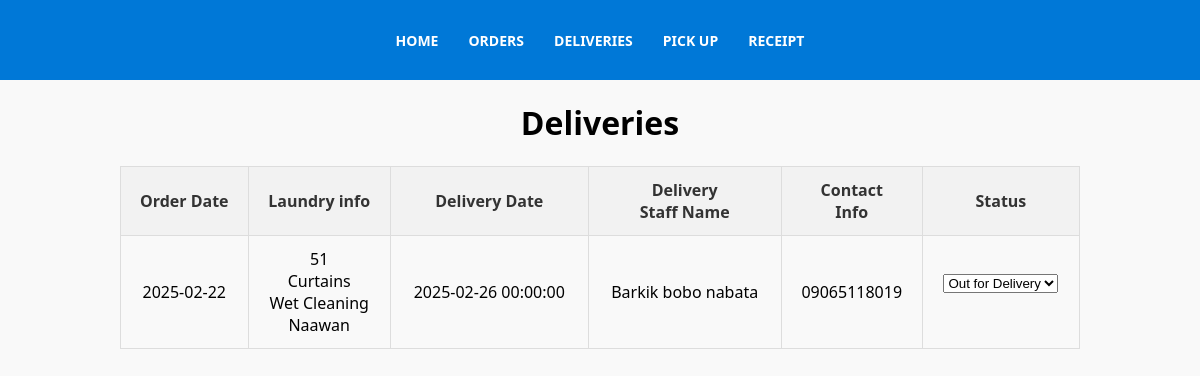
The app's page /htdocs/Delivery.php, older data.
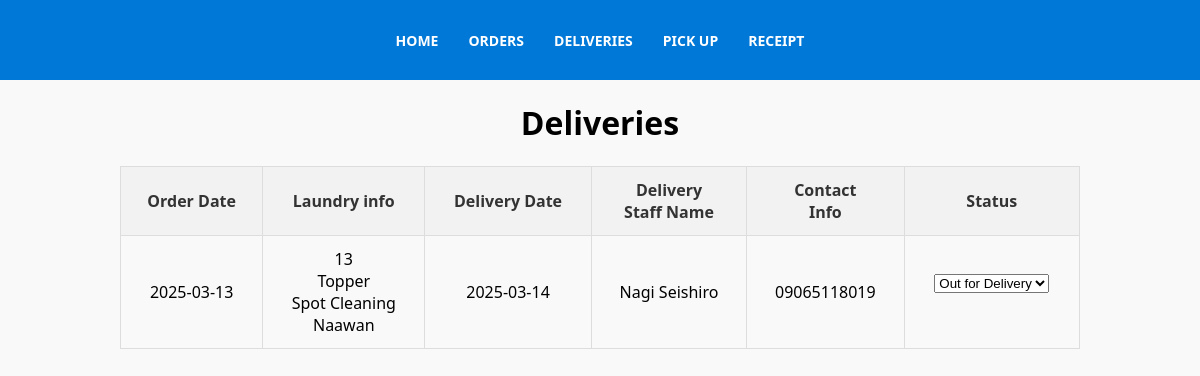
The same page, newer data.
### tables this page shows
CREATE TABLE `Delivery` (
  `Delivery_ID` int(11) NOT NULL AUTO_INCREMENT,
  `Delivery_date` date DEFAULT NULL,
  `Delivery_staff_name` varchar(40) DEFAULT NULL,
  `Contact_info` varchar(40) DEFAULT NULL,
  `Status` varchar(250) NOT NULL DEFAULT 'To be Delivered, Out for Delivery, Delivered',
  `Order_ID` int(11) NOT NULL,
  `Admin_ID` int(11) NOT NULL,
  PRIMARY KEY (`Delivery_ID`),
  KEY `Orders_Delivery` (`Order_ID`),
  KEY `Admin_Delivery` (`Admin_ID`),
  CONSTRAINT `Admin_Delivery` FOREIGN KEY (`Admin_ID`) REFERENCES `Admin` (`Admin_ID`),
  CONSTRAINT `Orders_Delivery` FOREIGN KEY (`Order_ID`) REFERENCES `Orders` (`Order_ID`)
);

CREATE TABLE `Orders` (
  `Order_ID` int(11) NOT NULL AUTO_INCREMENT,
  `Order_date` date NOT NULL,
  `Laundry_type` varchar(40) NOT NULL,
  `Laundry_quantity` varchar(40) NOT NULL,
  `Cleaning_type` varchar(40) NOT NULL,
  `Place` varchar(40) NOT NULL,
  `Priority_number` varchar(40) NOT NULL,
  `Status` varchar(250) NOT NULL DEFAULT 'Pending,In Progress, Completed, To be Delivered, Out for Delivery, Delivered, Ready for Pick up',
  `User_ID` int(11) DEFAULT NULL,
  `Admin_ID` int(11) DEFAULT NULL,
  PRIMARY KEY (`Order_ID`),
  KEY `User_Orders` (`User_ID`),
  KEY `Admin_Orders` (`Admin_ID`),
  CONSTRAINT `Admin_Orders` FOREIGN KEY (`Admin_ID`) REFERENCES `Admin` (`Admin_ID`),
  CONSTRAINT `User_Orders` FOREIGN KEY (`User_ID`) REFERENCES `User` (`User_ID`)
);

### htdocs/Delivery.php (the view, shortened to what this page needs)
<?php
include("db_connect.php");
include("Menu.php");
?>
<!DOCTYPE html>
<html lang="en">
<head>
</head>
<body>
    <h1>Deliveries</h1>
    <table>
        <tr>
            <th>Order Date</th>
            <th>Laundry info</th>
            <th>Delivery Date</th>
            <th>Delivery <br> Staff Name</th>
            <th>Contact <br> Info</th>
            <th>Status</th>
        </tr>
        <?php
        $sql = "SELECT Delivery.*, Orders.Place, Orders.Order_date, Orders.Laundry_type, Orders.Laundry_quantity, Orders.Cleaning_type
                FROM Delivery
                INNER JOIN Orders ON Delivery.Order_ID = Orders.Order_ID
                WHERE Delivery.Status != 'Delivered'";
        $result = mysqli_query($conn, $sql);
        if (mysqli_num_rows($result) > 0) {
            while ($row = mysqli_fetch_assoc($result)) {
                echo "<tr>";
                echo "<td>" . $row['Order_date'] . "</td>";
                echo "<td>" . $row['Laundry_quantity'] . "<br>" . $row['Laundry_type'] . "<br>" . $row['Cleaning_type'] . "<br>" . $row['Place'] . "</td>";
                echo "<td>" . $row['Delivery_date'] . "</td>";
                echo "<td>" . $row['Delivery_staff_name'] . "</td>";
                echo "<td>" . $row['Contact_info'] . "</td>";
                echo "<td>
                        <form method='POST'>
                            <input type='hidden' name='Delivery_ID' value='" . $row['Delivery_ID'] . "'>
                            <select name='status' onchange='this.form.submit()'>
                                <option value='Out for Delivery' " . ($row['Status'] == 'Out for Delivery' ? 'selected' : '') . ">Out for Delivery</option>
                                <option value='Delivered' " . ($row['Status'] == 'Delivered' ? 'selected' : '') . ">Delivered</option>
                            </select>
                        </form>
                    </td>";
                echo "</tr>";
            }
        } else {
            echo "<tr><td colspan='6'>No pending deliveries.</td></tr>";
        }
        ?>
    </table>
</body>
</html>

### htdocs/Menu.php (shortened to what this page needs)
<nav>
    <ul>
        <li><a href="home.php">Home</a></li>
        <li><a href="Orders.php">Orders</a></li>
        <li><a href="Delivery.php">Deliveries</a></li>
        <li><a href="Pickups.php">Pick Up</a></li>
        <li><a href="Receipts.php">Receipt</a></li>
     </ul>
        </nav>

### htdocs/Menu.php (style rules this page uses)
body { font-family: 'Segoe UI', Tahoma, Geneva, Verdana, sans-serif; margin: 0; padding: 0; }
nav { background-color: #0078d7; padding: 0px; }
nav ul { list-style: none; margin: 0; padding: 0; display: flex; justify-content: center; align-items: center; height: 80px; }
nav ul li { margin: 0 15px; }
nav ul li a { text-decoration: none; color: #fff; font-size: 14px; font-weight: bold; text-transform: uppercase; transition: color 0.3s ease; }

### htdocs/Delivery.php (style rules this page uses)
body { font-family: 'Segoe UI', Tahoma, Geneva, Verdana, sans-serif; background-color: #f9f9f9; margin: 0; padding: 0; }
h1 { text-align: center; color: black; }
table { width: 80%; margin: 0 auto; border-collapse: collapse; background-color: #fff; }
table th, table td { padding: 12px; text-align: center; border: 1px solid #ddd; }
table th { background-color: #f2f2f2; font-weight: bold; color: #333; }
table tr:nth-child(even) { background-color: #f9f9f9; }

Row changes from the older to the newer data that the page shows:
removed delivery: Order_ID.Order_date "2025-02-22", Order_ID.Laundry_quantity "51", Order_ID.Laundry_type "Curtains", Order_ID.Cleaning_type "Wet Cleaning", Order_ID.Place "Naawan", Delivery_date "2025-02-26 00:00:00", Delivery_staff_name "Barkik bobo nabata", Contact_info "09065118019", status "Out for Delivery"
added delivery: Order_ID.Order_date "2025-03-13", Order_ID.Laundry_quantity "13", Order_ID.Laundry_type "Topper", Order_ID.Cleaning_type "Spot Cleaning", Order_ID.Place "Naawan", Delivery_date "2025-03-14", Delivery_staff_name "Nagi Seishiro", Contact_info "09065118019", status "Out for Delivery"
